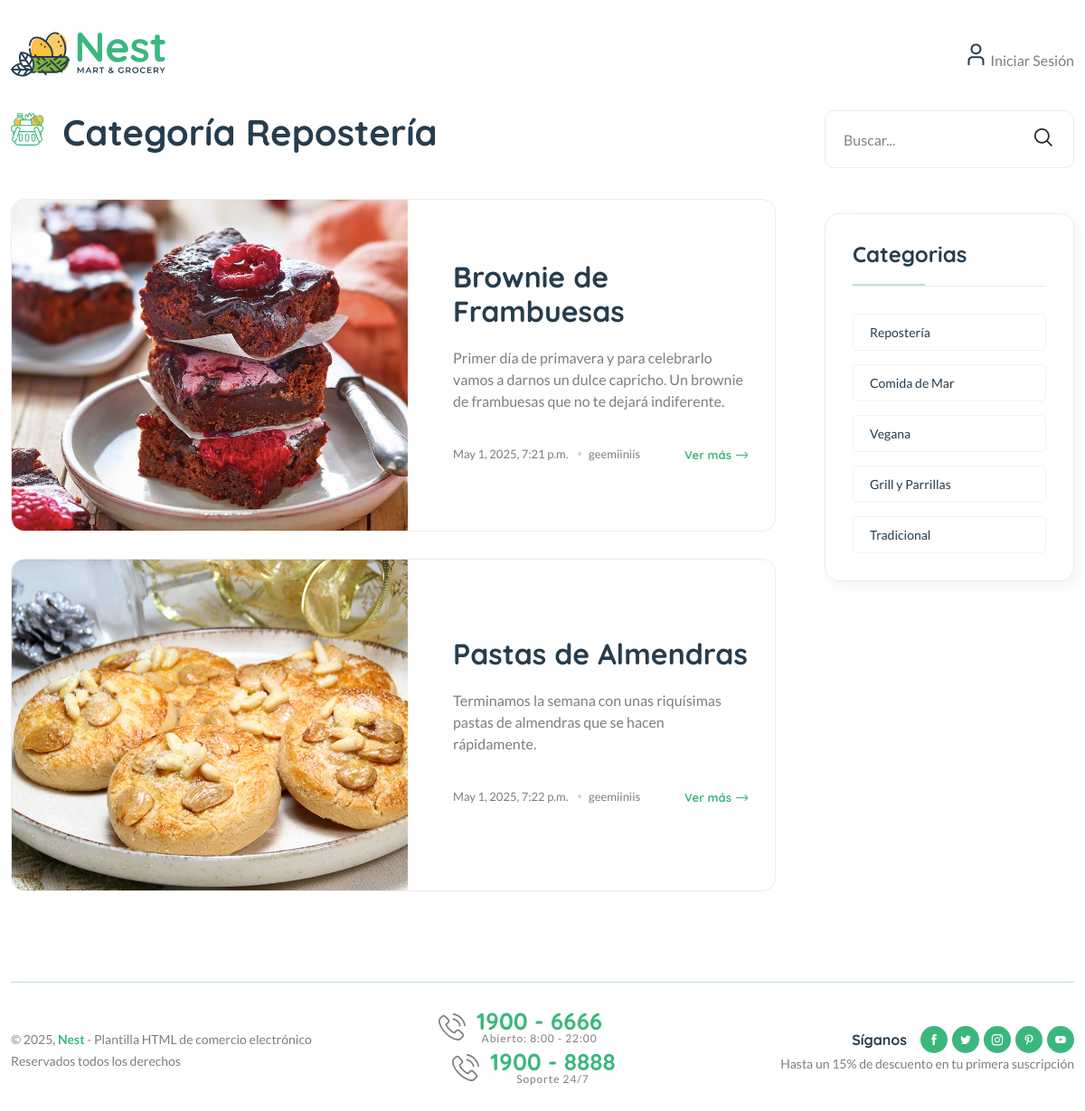
Page /category/1/ on the committed database.
### blogs/models.py (models this page shows, shortened)
class Category(models.Model):
    category_name = models.CharField(max_length=50, unique=True)
    created_at = models.DateTimeField(auto_now_add=True)
    update_at = models.DateTimeField(auto_now=True)
    class Meta:
        verbose_name_plural='categories'
    def __str__(self):
        return self.category_name

class Blog(models.Model):
    title = models.CharField(max_length=100)
    slug = models.SlugField(max_length=150, unique=True, blank=True)
    category = models.ForeignKey(Category, on_delete=models.CASCADE)
    author=models.ForeignKey(User, on_delete=models.CASCADE)
    featured_image = models.ImageField(upload_to='uploads/%Y/%m/%d')
    short_description = models.TextField(max_length=500)
    blog_body=models.TextField(max_length=2000)
    status = models.TextField(max_length=20, choices=STATUS_CHOICES, default="Draft")
    is_featured = models.BooleanField(default=False)
    created_at = models.DateTimeField(auto_now_add=True)
    update_at = models.DateTimeField(auto_now=True)

### blogs/views.py (the view)
# urls.py: path('<int:category_id>/', views.posts_by_category, name='posts_by_category')
def posts_by_category(request, category_id):
    posts = Blog.objects.filter(status='Published', category=category_id)
    try:
        category = Category.objects.get(pk=category_id)
    except:
        return redirect('home')
    context = {
        'posts': posts,
        'category': category,
    }
    return render(request, 'posts_by_category.html', context)

### blogs/context_processors.py (called while the page is built)
def get_categories(request):
    categories = Category.objects.all()
    return dict(categories=categories)

### templates/posts_by_category.html
{% extends 'base.html' %}
{% load static %}
    {% block content %}
    <main class="main">
        <div class="page-content mb-50">
            <div class="container">
                <div class="row">
                    <div class="col-lg-9">
                        <div class="shop-product-fillter mb-50 pr-30">
                            <div class="totall-product">
                                <h2>
                                    <img class="w-36px mr-10" src="{% static 'assets/imgs/theme/icons/category-1.svg' %}" alt="" />
                                    Categoría {{ category }}
                                </h2>
                            </div>
                        </div>
                        <div class="loop-grid loop-list pr-30 mb-50">
                            {% for post in posts %}
                            <article class="wow fadeIn animated hover-up mb-30 animated">
                                <div class="post-thumb" style="background-image: url({{ post.featured_image.url }})"></div>
                                <div class="entry-content-2 pl-50">
                                    <h3 class="post-title mb-20">
                                        <a href="{% url 'blogs' post.slug %}">{{ post.title }}</a>
                                    </h3>
                                    <p class="post-exerpt mb-40">{{ post.short_description }}</p>
                                    <div class="entry-meta meta-1 font-xs color-grey mt-10 pb-10">
                                        <div>
                                            <span class="post-on">{{ post.created_at }}</span>
                                            <span class="hit-count has-dot">{{ post.author }}</span>
                                        </div>
                                        <a href="{% url 'blogs' post.slug %}" class="text-brand font-heading font-weight-bold"> Ver más<i class="fi-rs-arrow-right"></i></a>
                                    </div>
                                </div>
                            </article>
                            {% endfor %}
                        </div>
                    </div>
                    <div class="col-lg-3 primary-sidebar sticky-sidebar">
                        <div class="widget-area">
                            {% include 'includes/blog_search.html' %}
                            {%  include 'includes/category_list.html' %}
                        </div>
                    </div>
                </div>
            </div>
        </div>
    </main>
    {% endblock %}

### templates/base.html (shortened to what this page needs)
{% load static %}
<!DOCTYPE html>
<html class="no-js" lang="en">
<head>
    <link rel="stylesheet" href="{% static 'assets/css/main.css' %}" />
</head>
<body>
    <header class="header-area header-style-1 header-height-2">
        <div class="header-middle header-middle-ptb-1 d-none d-lg-block">
            <div class="container">
                <div class="header-wrap">
                    <div class="logo logo-width-1">
                        <a href="{% url 'home' %}"><img src="{% static 'assets/imgs/theme/logo.svg' %}" alt="logo" /></a>
                    </div>
                    <div class="header-right">
                        <div class="header-action-right">
                            <div class="header-action-2">
                                {% if not user.is_authenticated %}
                                <div class="header-action-icon-2">
                                    <a href="shop-compare.html">
                                        <img class="svgInject" alt="Nest" src="{% static 'assets/imgs/theme/icons/icon-user.svg' %}" />
                                    </a>
                                    <a href="{% url 'login' %}"><span class="lable ml-0">&nbsp;Iniciar Sesión</span></a>
                                </div>
                                {% endif %}
                            </div>
                        </div>
                    </div>
                </div>
            </div>
        </div>
    </header>
{% block content %}
{% endblock %}
<footer class="main">
    <div class="container pb-30">
        <div class="row align-items-center">
            <div class="col-12 mb-30">
                <div class="footer-bottom"></div>
            </div>
            <div class="col-xl-4 col-lg-6 col-md-6">
                <p class="font-sm mb-0">&copy; 2025, <strong class="text-brand">Nest</strong> - Plantilla HTML de comercio electrónico <br />Reservados todos los derechos</p>
            </div>
            <div class="col-xl-4 col-lg-6 text-center d-none d-xl-block">
                <div class="hotline d-lg-inline-flex mr-30">
                    <img src="{% static 'assets/imgs/theme/icons/phone-call.svg' %}" alt="hotline" />
                    <p>1900 - 6666<span>Abierto: 8:00 - 22:00</span></p>
                </div>
                <div class="hotline d-lg-inline-flex">
                    <img src="{% static 'assets/imgs/theme/icons/phone-call.svg' %}" alt="hotline" />
                    <p>1900 - 8888<span> Soporte 24/7 </span></p>
                </div>
            </div>
            <div class="col-xl-4 col-lg-6 col-md-6 text-end d-none d-md-block">
                <div class="mobile-social-icon">
                    <h6>Síganos</h6>
                    <a href="#"><img src="{% static 'assets/imgs/theme/icons/icon-facebook-white.svg' %}" alt="" /></a>
                    <a href="#"><img src="{% static 'assets/imgs/theme/icons/icon-twitter-white.svg' %}" alt="" /></a>
                    <a href="#"><img src="{% static 'assets/imgs/theme/icons/icon-instagram-white.svg' %}" alt="" /></a>
                    <a href="#"><img src="{% static 'assets/imgs/theme/icons/icon-pinterest-white.svg' %}" alt="" /></a>
                    <a href="#"><img src="{% static 'assets/imgs/theme/icons/icon-youtube-white.svg' %}" alt="" /></a>
                </div>
                <p class="font-sm">Hasta un 15% de descuento en tu primera suscripción</p>
            </div>
        </div>
    </div>
</footer>
</body>
</html>

### templates/includes/blog_search.html
<div class="sidebar-widget-2 widget_search mb-50">
    <div class="search-form">
        <form action="{% url 'search' %}" method="GET" >
            <input type="text" name="keyword" value="{{ keyword }}" placeholder="Buscar..." />
            <button type="submit"><i class="fi-rs-search"></i></button>
        </form>
    </div>
</div>

### templates/includes/category_list.html
<div class="sidebar-widget widget-category-2 mb-50">
    <h5 class="section-title style-1 mb-30">Categorias</h5>
    <ul>
        {% for cat in categories %}
        <li>
            <a href="{% url 'posts_by_category' cat.id %}"> {{ cat.category_name }} </a>
        </li>
        {% endfor %}
    </ul>
</div>

### rows in the picture
Category: category_name "Repostería"
Blog: featured_image (picture), title "Brownie de Frambuesas", short_description "Primer día de primavera y para celebrarlo vamos a darnos un dulce capricho. Un brownie de frambuesas que no te dejará indiferente.", created_at "May 1, 2025, 7:21 p.m.", author "geemiiniis"
Blog: featured_image (picture), title "Pastas de Almendras", short_description "Terminamos la semana con unas riquísimas pastas de almendras que se hacen rápidamente.", created_at "May 1, 2025, 7:22 p.m.", author "geemiiniis"
Category: category_name "Comida de Mar"
Category: category_name "Vegana"
Category: category_name "Grill y Parrillas"
Category: category_name "Tradicional"
